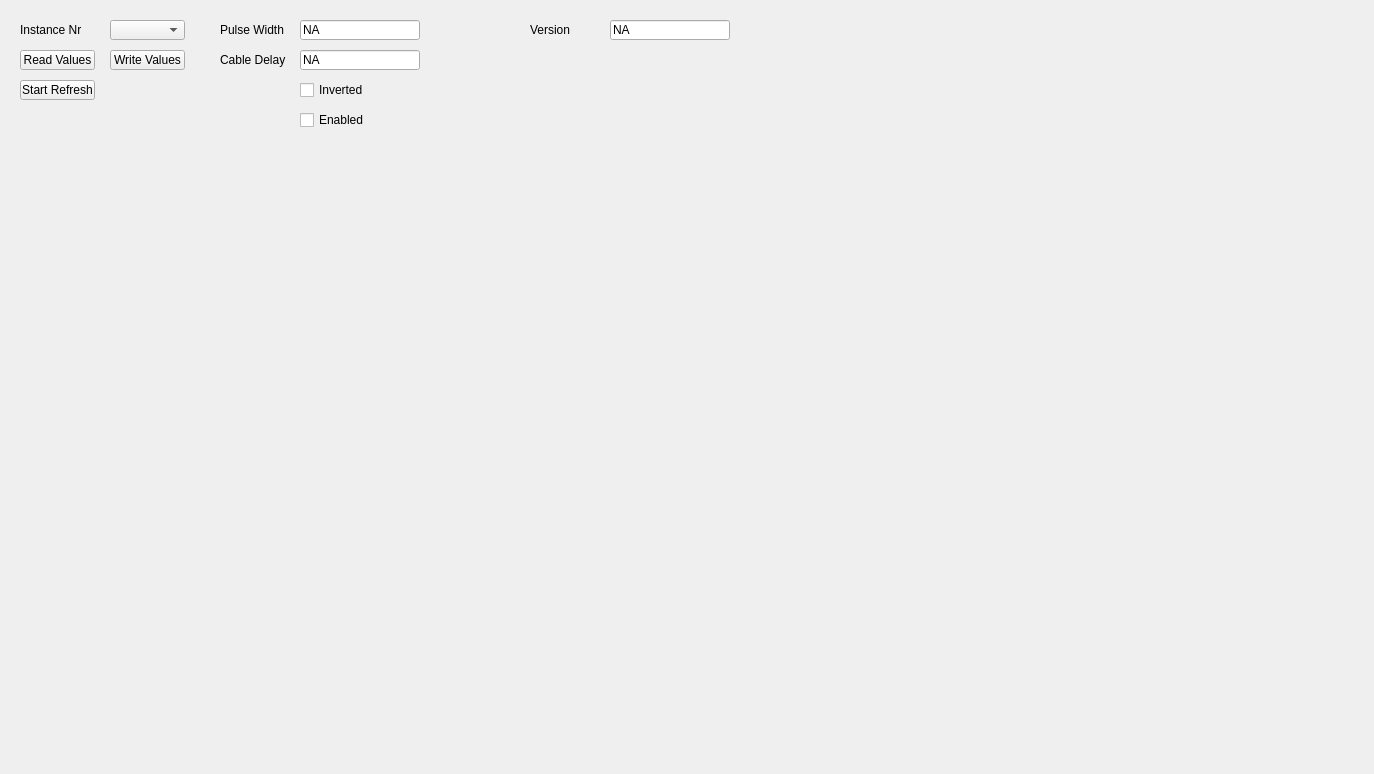
<?xml version="1.0" encoding="UTF-8"?>
<ui version="4.0">
 <class>Ucm_PpsSlaveTab</class>
 <widget class="QWidget" name="Ucm_PpsSlaveTab">
  <property name="geometry">
   <rect>
    <x>0</x>
    <y>0</y>
    <width>1374</width>
    <height>774</height>
   </rect>
  </property>
  <property name="windowTitle">
   <string>Form</string>
  </property>
  <widget class="QComboBox" name="PpsSlaveInstanceComboBox">
   <property name="geometry">
    <rect>
     <x>110</x>
     <y>20</y>
     <width>75</width>
     <height>20</height>
    </rect>
   </property>
  </widget>
  <widget class="QLineEdit" name="PpsSlavePulseWidthValue">
   <property name="enabled">
    <bool>true</bool>
   </property>
   <property name="geometry">
    <rect>
     <x>300</x>
     <y>20</y>
     <width>120</width>
     <height>20</height>
    </rect>
   </property>
   <property name="text">
    <string>NA</string>
   </property>
   <property name="readOnly">
    <bool>true</bool>
   </property>
  </widget>
  <widget class="QPushButton" name="PpsSlaveAutoRefreshButton">
   <property name="geometry">
    <rect>
     <x>20</x>
     <y>80</y>
     <width>75</width>
     <height>20</height>
    </rect>
   </property>
   <property name="text">
    <string>Start Refresh</string>
   </property>
  </widget>
  <widget class="QCheckBox" name="PpsSlaveEnableCheckBox">
   <property name="geometry">
    <rect>
     <x>300</x>
     <y>110</y>
     <width>80</width>
     <height>20</height>
    </rect>
   </property>
   <property name="text">
    <string>Enabled</string>
   </property>
  </widget>
  <widget class="QLabel" name="PpsSlaveInstanceLabel">
   <property name="geometry">
    <rect>
     <x>20</x>
     <y>20</y>
     <width>80</width>
     <height>20</height>
    </rect>
   </property>
   <property name="text">
    <string>Instance Nr</string>
   </property>
  </widget>
  <widget class="QPushButton" name="PpsSlaveReadValuesButton">
   <property name="geometry">
    <rect>
     <x>20</x>
     <y>50</y>
     <width>75</width>
     <height>20</height>
    </rect>
   </property>
   <property name="text">
    <string>Read Values</string>
   </property>
  </widget>
  <widget class="QLabel" name="PpsSlaveCableDelayLabel">
   <property name="geometry">
    <rect>
     <x>220</x>
     <y>50</y>
     <width>80</width>
     <height>20</height>
    </rect>
   </property>
   <property name="text">
    <string>Cable Delay</string>
   </property>
  </widget>
  <widget class="QLineEdit" name="PpsSlaveVersionValue">
   <property name="enabled">
    <bool>true</bool>
   </property>
   <property name="geometry">
    <rect>
     <x>610</x>
     <y>20</y>
     <width>120</width>
     <height>20</height>
    </rect>
   </property>
   <property name="text">
    <string>NA</string>
   </property>
   <property name="readOnly">
    <bool>true</bool>
   </property>
  </widget>
  <widget class="QLineEdit" name="PpsSlaveCableDelayValue">
   <property name="geometry">
    <rect>
     <x>300</x>
     <y>50</y>
     <width>120</width>
     <height>20</height>
    </rect>
   </property>
   <property name="text">
    <string>NA</string>
   </property>
  </widget>
  <widget class="QPushButton" name="PpsSlaveWriteValuesButton">
   <property name="geometry">
    <rect>
     <x>110</x>
     <y>50</y>
     <width>75</width>
     <height>20</height>
    </rect>
   </property>
   <property name="text">
    <string>Write Values</string>
   </property>
  </widget>
  <widget class="QLabel" name="PpsSlaveVersionLabel">
   <property name="geometry">
    <rect>
     <x>530</x>
     <y>20</y>
     <width>80</width>
     <height>20</height>
    </rect>
   </property>
   <property name="text">
    <string>Version</string>
   </property>
  </widget>
  <widget class="QLabel" name="PpsSlavePulseWidthLabel">
   <property name="geometry">
    <rect>
     <x>220</x>
     <y>20</y>
     <width>80</width>
     <height>20</height>
    </rect>
   </property>
   <property name="text">
    <string>Pulse Width</string>
   </property>
  </widget>
  <widget class="QCheckBox" name="PpsSlaveInvertedCheckBox">
   <property name="geometry">
    <rect>
     <x>300</x>
     <y>80</y>
     <width>80</width>
     <height>20</height>
    </rect>
   </property>
   <property name="text">
    <string>Inverted</string>
   </property>
   <property name="checked">
    <bool>false</bool>
   </property>
   <property name="tristate">
    <bool>false</bool>
   </property>
  </widget>
 </widget>
 <resources/>
 <connections/>
</ui>
